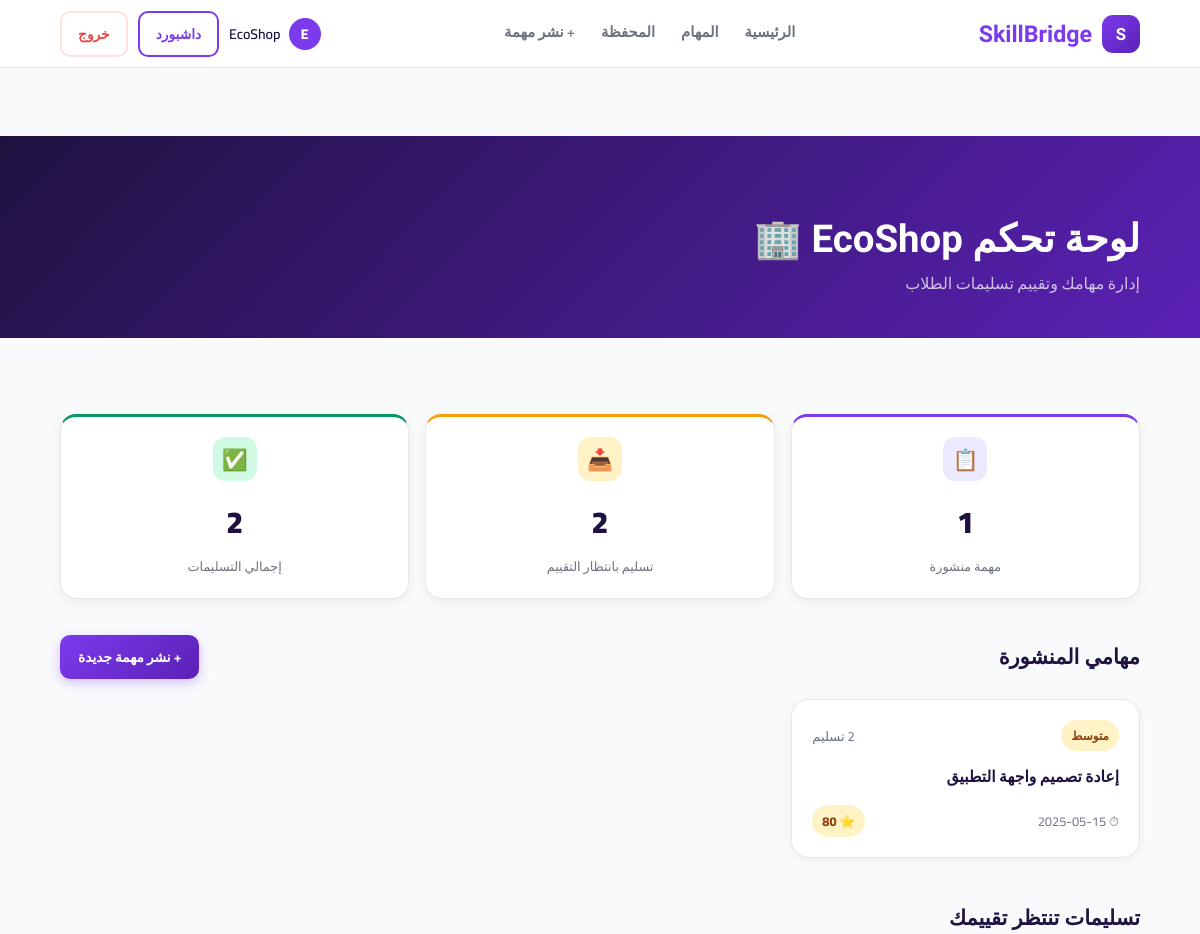
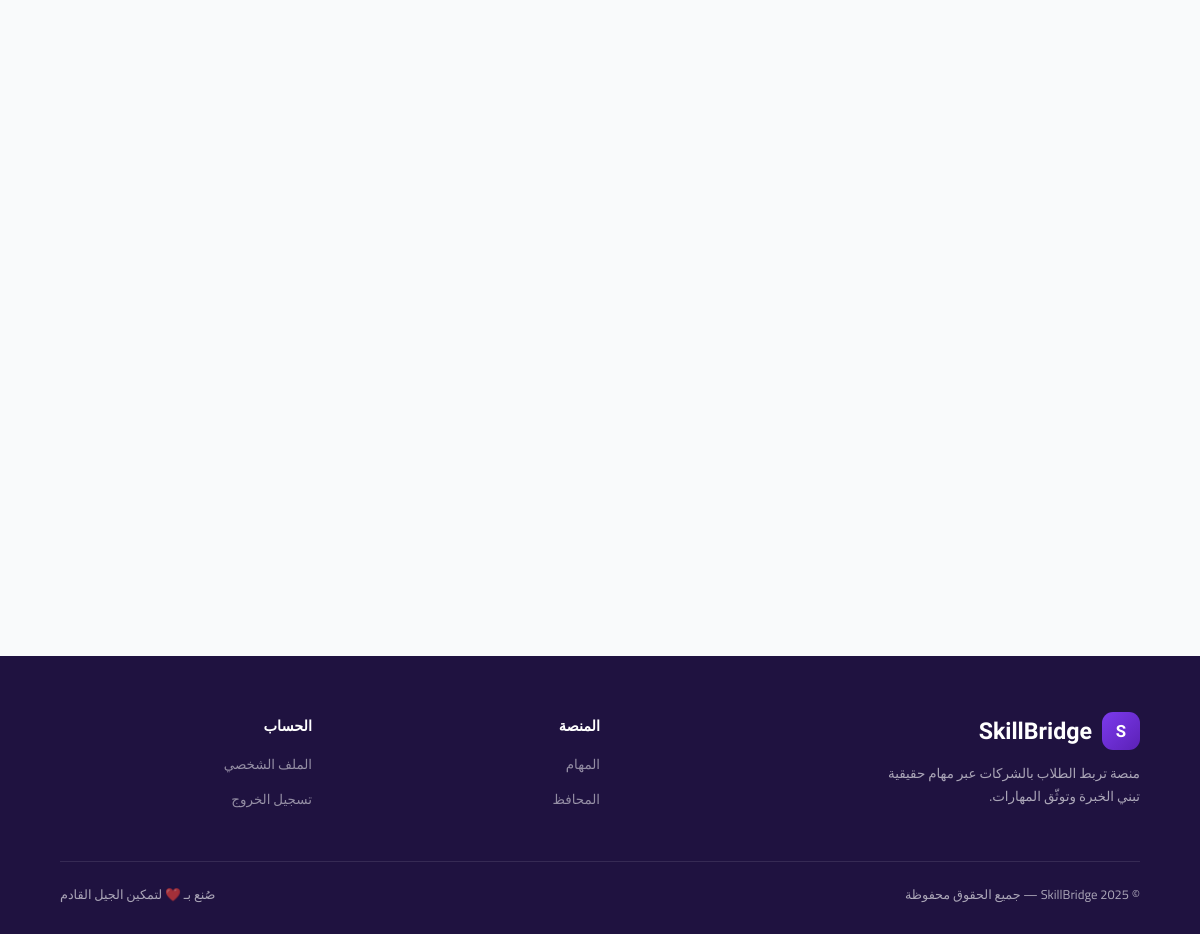
Page /dashboard/company (signed in) on the committed database (2 pictures, top to bottom).
### tables this page shows
CREATE TABLE users (
            id INTEGER PRIMARY KEY AUTOINCREMENT,
            name TEXT NOT NULL,
            email TEXT UNIQUE NOT NULL,
            password TEXT NOT NULL,
            role TEXT NOT NULL CHECK(role IN ("student","company")),
            bio TEXT DEFAULT "",
            points INTEGER DEFAULT 0,
            level INTEGER DEFAULT 1,
            created_at TIMESTAMP DEFAULT CURRENT_TIMESTAMP
        );

CREATE TABLE tasks (
            id INTEGER PRIMARY KEY AUTOINCREMENT,
            company_id INTEGER NOT NULL,
            title TEXT NOT NULL,
            description TEXT NOT NULL,
            category TEXT NOT NULL,
            difficulty TEXT NOT NULL,
            points INTEGER NOT NULL,
            deadline TEXT NOT NULL,
            tags TEXT DEFAULT "",
            status TEXT DEFAULT "open",
            created_at TIMESTAMP DEFAULT CURRENT_TIMESTAMP,
            FOREIGN KEY(company_id) REFERENCES users(id)
        );

### app.py (the view)
@app.route('/dashboard/company')
@login_required
def dashboard_company():
    if session['role'] != 'company':
        return redirect(url_for('dashboard_student'))
    db = get_db()
    user = db.execute('SELECT * FROM users WHERE id=?', (session['user_id'],)).fetchone()
    my_tasks = db.execute('''SELECT t.*,
        (SELECT COUNT(*) FROM submissions s WHERE s.task_id=t.id) as sub_count
        FROM tasks t WHERE t.company_id=? ORDER BY t.created_at DESC
    ''', (session['user_id'],)).fetchall()
    pending_subs = db.execute('''
        SELECT s.*,t.title,u.name as student_name,u.email as student_email
        FROM submissions s
        JOIN tasks t ON s.task_id=t.id
        JOIN users u ON s.student_id=u.id
        WHERE t.company_id=? AND s.status="pending"
        ORDER BY s.submitted_at DESC
    ''', (session['user_id'],)).fetchall()
    db.close()
    return render_template('dashboard_company.html', user=user,
                           my_tasks=my_tasks, pending_subs=pending_subs)

### app.py (called while the page is built)
def get_db():
    conn = sqlite3.connect('skillbridge.db')
    conn.row_factory = sqlite3.Row
    return conn

def login_required(f):
    from functools import wraps
    @wraps(f)
    def decorated(*args, **kwargs):
        if 'user_id' not in session:
            flash('سجّل دخولك أولاً', 'error')
            return redirect(url_for('login'))
        return f(*args, **kwargs)
    return decorated

### templates/dashboard_company.html (shortened to what this page needs)
{% extends "base.html" %}
{% block content %}
<div class="page-header" style="background:linear-gradient(135deg,#1F1240,#5B21B6)">
  <div class="page-header-inner">
    <h1>لوحة تحكم {{ user.name }} 🏢</h1>
    <p>إدارة مهامك وتقييم تسليمات الطلاب</p>
  </div>
</div>
<section class="sec">
  <div class="dash-stats rv">
    <div class="dstat" style="border-top:3px solid var(--purple)">
      <div class="dstat-icon" style="background:var(--purple-light)">📋</div>
      <div class="dstat-val">{{ my_tasks|length }}</div>
      <div class="dstat-lbl">مهمة منشورة</div>
    </div>
    <div class="dstat" style="border-top:3px solid var(--gold)">
      <div class="dstat-icon" style="background:var(--gold-light)">📥</div>
      <div class="dstat-val">{{ pending_subs|length }}</div>
      <div class="dstat-lbl">تسليم بانتظار التقييم</div>
    </div>
    <div class="dstat" style="border-top:3px solid var(--green)">
      <div class="dstat-icon" style="background:var(--green-light)">✅</div>
      <div class="dstat-val">{{ my_tasks|sum(attribute='sub_count') }}</div>
      <div class="dstat-lbl">إجمالي التسليمات</div>
    </div>
  </div>
  <div style="display:flex;justify-content:space-between;align-items:center;margin-bottom:20px" class="rv">
    <h2 class="dash-section-title" style="margin:0">مهامي المنشورة</h2>
    <a class="btn-solid" href="{{ url_for('new_task') }}">+ نشر مهمة جديدة</a>
  </div>
  {% if my_tasks %}
  <div class="tasks-grid rv">
    {% for task in my_tasks %}
    <a class="tcard" href="{{ url_for('task_detail', task_id=task.id) }}" style="text-decoration:none;color:inherit">
      <div class="tcard-top">
        <span class="dbadge {{ 'de' if task.difficulty=='سهل' else 'dm' if task.difficulty=='متوسط' else 'dh' }}">{{ task.difficulty }}</span>
        <span style="font-size:.82rem;color:var(--gray)">{{ task.sub_count }} تسليم</span>
      </div>
      <div class="ttitle">{{ task.title }}</div>
      <div class="tfoot" style="margin-top:14px">
        <span class="dl">⏱ {{ task.deadline }}</span>
        <span class="pts">⭐ {{ task.points }}</span>
      </div>
    </a>
    {% endfor %}
  </div>
  {% else %}
  <div class="empty-state rv"><div class="empty-icon">📭</div><p>لم تنشر أي مهمة بعد</p><a class="btn-solid" href="{{ url_for('new_task') }}">+ نشر أول مهمة</a></div>
  {% endif %}
  {% if pending_subs %}
  <h2 class="dash-section-title" style="margin-top:48px" class="rv">تسليمات تنتظر تقييمك</h2>
  <div class="review-list">
  </div>
  {% endif %}
</section>
{% endblock %}

### templates/base.html (shortened to what this page needs)
<!DOCTYPE html>
<html lang="ar" dir="rtl">
<head>
  <link rel="stylesheet" href="{{ url_for('static', filename='style.css') }}">
</head>
<body>
<nav id="nav">
  <a class="logo" href="{{ url_for('index') }}">
    <div class="logo-icon">S</div>SkillBridge
  </a>
  <div class="nav-links" id="nl">
    <a href="{{ url_for('index') }}" class="{{ 'active' if request.endpoint=='index' }}">الرئيسية</a>
    <a href="{{ url_for('tasks') }}" class="{{ 'active' if request.endpoint=='tasks' }}">المهام</a>
    <a href="{{ url_for('portfolio') }}" class="{{ 'active' if request.endpoint=='portfolio' }}">المحفظة</a>
    {% if session.get('role') == 'company' %}
    <a href="{{ url_for('new_task') }}" class="{{ 'active' if request.endpoint=='new_task' }}">+ نشر مهمة</a>
    {% endif %}
  </div>
  <div class="nav-btns">
    {% if session.get('user_id') %}
      <a class="nav-user" href="{{ url_for('profile') }}">
        <div class="nav-avatar">{{ session.name[0] }}</div>
        <span>{{ session.name }}</span>
      </a>
      <a class="btn-ghost" href="{{ url_for('dashboard_student' if session.role=='student' else 'dashboard_company') }}">داشبورد</a>
      <a class="btn-ghost-red" href="{{ url_for('logout') }}">خروج</a>
    {% else %}
      <a class="btn-ghost" href="{{ url_for('login') }}">تسجيل دخول</a>
      <a class="btn-solid" href="{{ url_for('register') }}">ابدأ الآن</a>
    {% endif %}
  </div>
</nav>
<main>
  {% block content %}{% endblock %}
</main>
<footer>
  <div class="footer-grid">
    <div class="fbrand">
      <a class="logo" href="{{ url_for('index') }}"><div class="logo-icon">S</div>SkillBridge</a>
      <p>منصة تربط الطلاب بالشركات عبر مهام حقيقية تبني الخبرة وتوثّق المهارات.</p>
    </div>
    <div class="fcol">
      <h4>المنصة</h4>
      <a href="{{ url_for('tasks') }}">المهام</a>
      <a href="{{ url_for('portfolio') }}">المحافظ</a>
    </div>
    <div class="fcol">
      <h4>الحساب</h4>
      {% if session.get('user_id') %}
        <a href="{{ url_for('profile') }}">الملف الشخصي</a>
        <a href="{{ url_for('logout') }}">تسجيل الخروج</a>
      {% else %}
        <a href="{{ url_for('login') }}">تسجيل الدخول</a>
        <a href="{{ url_for('register') }}">إنشاء حساب</a>
      {% endif %}
    </div>
  </div>
  <div class="footer-bottom">
    <p>© 2025 SkillBridge — جميع الحقوق محفوظة</p>
    <p>صُنع بـ ❤️ لتمكين الجيل القادم</p>
  </div>
</footer>
</body>
</html>

### rows in the picture
users: name "EcoShop"
tasks: difficulty "متوسط", title "إعادة تصميم واجهة التطبيق", deadline "2025-05-15", points "80"

### other values in the picture
{{ session.name[0] }} "E"
{{ my_tasks|length }} "1"
{{ pending_subs|length }} "2"
{{ my_tasks|sum(attribute='sub_count') }} "2"
